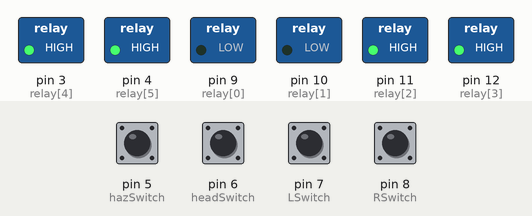
Recording of a sketch running on a simulated Arduino Uno, built with avr-gcc and run on an emulated ATmega328P. Parts: switched loads named in the sketch (green lamp = pin HIGH). Dashed ring = blinking. The test bench sets the inputs (shaded band); at power-on: pin 6 (headSwitch) HIGH, pin 5 (hazSwitch), pin 7 (LSwitch), pin 8 (RSwitch) LOW.

Above: at 1.2 s.
1.3 s: pin 7 (LSwitch) pulled HIGH for 0.15 s
At 1.7 s:
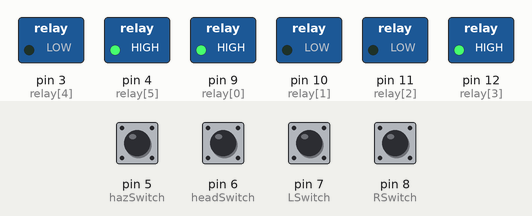
3.8 s: pin 5 (hazSwitch) pulled HIGH for 0.15 s
At 3.87 s:
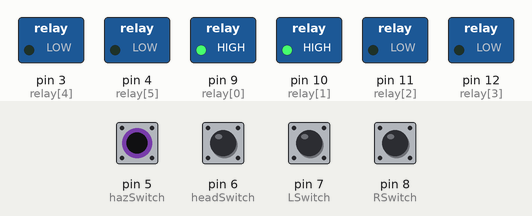
5.4 s: pin 6 (headSwitch) pulled LOW for 0.15 s
At 5.47 s:
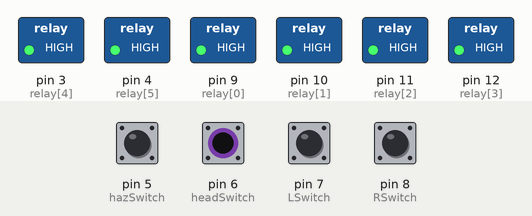
7.0 s: pin 8 (RSwitch) pulled HIGH for 0.15 s
At 7.4 s:
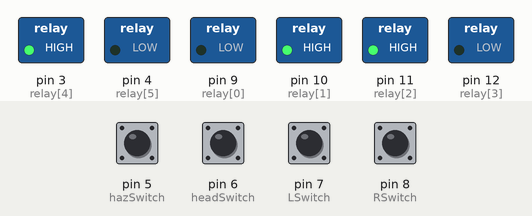
9.5 s: pin 5 (hazSwitch) pulled HIGH for 1 s
At 10.25 s:
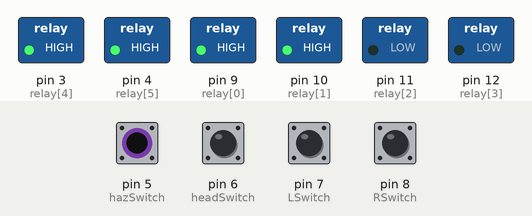
12.0 s: pin 6 (headSwitch) driven LOW and pin 7 (LSwitch) driven HIGH
At 12.9 s:
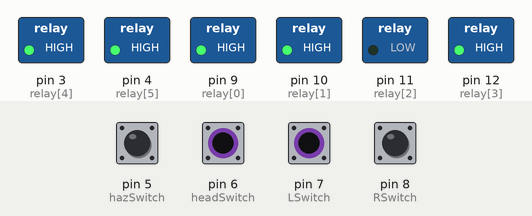
Timing chart, 0 to 16.0 s (numbered marks = the images above; inputs shaded):
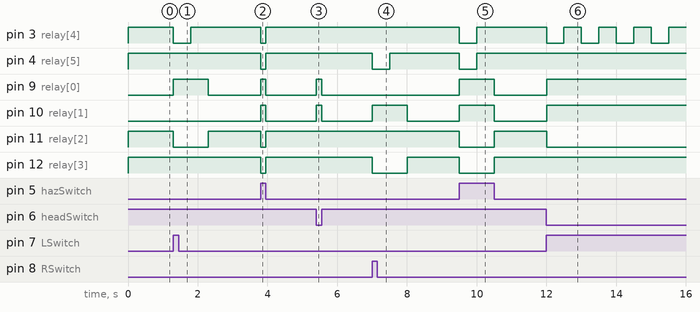

Measured:
- after the input at 1.3 s, pin 3 (relay[4]): HIGH → LOW at once, → HIGH 0.50 s later; pin 9 (relay[0]): LOW → HIGH at once, → LOW 1.0 s later; pin 11 (relay[2]): HIGH → LOW at once, → HIGH 1.0 s later
- after the input at 3.8 s, pin 3 (relay[4]), pin 4 (relay[5]), pin 11 (relay[2]), pin 12 (relay[3]): HIGH → LOW at once, → HIGH 0.15 s later; pin 9 (relay[0]), pin 10 (relay[1]): LOW → HIGH at once, → LOW 0.15 s later
- after the input at 5.4 s, pin 9 (relay[0]), pin 10 (relay[1]): LOW → HIGH at once, → LOW 0.15 s later
- after the input at 7.0 s, pin 4 (relay[5]): HIGH → LOW at once, → HIGH 0.50 s later; pin 10 (relay[1]): LOW → HIGH at once, → LOW 1.0 s later; pin 12 (relay[3]): HIGH → LOW at once, → HIGH 1.0 s later
- after the input at 9.5 s, pin 3 (relay[4]), pin 4 (relay[5]): HIGH → LOW at once, → HIGH 0.50 s later; pin 9 (relay[0]), pin 10 (relay[1]): LOW → HIGH at once, → LOW 1.0 s later; pin 11 (relay[2]), pin 12 (relay[3]): HIGH → LOW at once, → HIGH 1.0 s later
- after the input at 12.0 s, pin 3 (relay[4]): alternates HIGH for 0.50 s and LOW for 0.50 s, starting at once; pin 9 (relay[0]), pin 10 (relay[1]): LOW → HIGH at once; pin 11 (relay[2]): HIGH → LOW at once

The sketch:

Full_lights_attempt.ino
```cpp
int relay[] = {9, 10, 11, 12, 3, 4}; // 0 = Right head light, 1 = Left head light, 2 = Front left turn signal, 3 = Front right turn signal, 4 = Back left turn signal, 5 = Back right turn signal
int LSwitch = 7; // set up all the switch pins
int RSwitch = 8;
int hazSwitch = 5;
int headSwitch = 6;
void setup() {
  pinMode(LSwitch, INPUT);  // all switch pins are inputs
  pinMode(RSwitch, INPUT);
  pinMode(hazSwitch, INPUT);
  pinMode(headSwitch, INPUT);
  for(int i = 0; i <= 5; i++){  // all relay pins are outputs
    pinMode(relay[i], OUTPUT);
  }
}

void loop() {
  int first = 0;  // variable just to keep hazards cleaner
  int tick = 500; // flicker rate of turn signals and hazards
  int LState = digitalRead(LSwitch);  // read all switches everytime through
  int RState = digitalRead(RSwitch);
  int hazState = digitalRead(hazSwitch);
  int headState = digitalRead(headSwitch);
  while(hazState == HIGH){      //hazards on
    if((LState == HIGH || RState == HIGH) && first == 0){ // check if this is the first iteration of the hazards and reset lights if the turn signals were on
      digitalWrite(relay[2], HIGH);
      digitalWrite(relay[3], HIGH);
      delay(100);
      first = 1;
    }
    int startTick = millis(); // keep track of time
    int currentTick = millis();
    digitalWrite(relay[1], HIGH); //turn off any lights that may be on, turn on lights that we need on
    digitalWrite(relay[0], HIGH);
    digitalWrite(relay[2], LOW);
    digitalWrite(relay[3], LOW);
    while(hazState == HIGH && currentTick - startTick <= tick){ // turn the flickering lights on
      digitalWrite(relay[4], LOW);
      digitalWrite(relay[5], LOW);
      currentTick = millis();
      hazState = digitalRead(hazSwitch);  // check if loop needs to be broken
    }
    startTick = millis();
    while(hazState == HIGH && currentTick - startTick <= tick){ // turn the flickering lights off
      digitalWrite(relay[4], HIGH);
      digitalWrite(relay[5], HIGH);
      currentTick = millis();
      hazState = digitalRead(hazSwitch);  //check if loop needs to be broken
    }
  }
  while(RState == HIGH && hazState != HIGH && headState != HIGH){       // right turn signal
    int startTick = millis();
    int currentTick = millis();
    digitalWrite(relay[2], HIGH); //turn off any lights that may be on, turn on lights that we need on
    digitalWrite(relay[3], LOW);
    digitalWrite(relay[1], HIGH);
    digitalWrite(relay[0], HIGH);
    digitalWrite(relay[4], HIGH);
    while(RState == HIGH && hazState != HIGH && headState != HIGH && currentTick - startTick <= tick){  //turn flickering light on
      digitalWrite(relay[5], LOW);
      currentTick = millis();
      RState = digitalRead(RSwitch);  //all the checks that will break the loop
      hazState = digitalRead(hazSwitch);
      headState = digitalRead(headSwitch);
    }
    startTick = millis();
    while(RState == HIGH && hazState != HIGH && headState != HIGH && currentTick - startTick <= tick){  //turn flickering light off
      digitalWrite(relay[5], HIGH);
      currentTick = millis();
      RState = digitalRead(RSwitch);  //all the checks that will break the loop
      hazState = digitalRead(hazSwitch);
      headState = digitalRead(headSwitch);
    }
  }
  while(LState == HIGH && hazState != HIGH && headState != HIGH){     // left turn signal
    int startTick = millis();
    int currentTick = millis();
    digitalWrite(relay[2], LOW);  //turn off any lights that may be on, turn on lights that we need on
    digitalWrite(relay[3], HIGH);
    digitalWrite(relay[1], HIGH);
    digitalWrite(relay[0], HIGH);
    digitalWrite(relay[5], HIGH);
    while(LState == HIGH && hazState != HIGH && headState != HIGH && currentTick - startTick <= tick){  //turn flickering light on
      digitalWrite(relay[4], LOW);
      currentTick = millis();
      LState = digitalRead(LSwitch);  //all the checks that will break the loop
      hazState = digitalRead(hazSwitch);
      headState = digitalRead(headSwitch);
    }
    startTick = millis();
    while(LState == HIGH && hazState != HIGH && headState != HIGH && currentTick - startTick <= tick){  //turn flickering light off
      digitalWrite(relay[4], HIGH);
      currentTick = millis();
      LState = digitalRead(LSwitch);  //all the checks that will break the loop
      hazState = digitalRead(hazSwitch);
      headState = digitalRead(headSwitch);
    }
  }
  while(headState == HIGH && hazState != HIGH){           // headlights
    while(LState == HIGH && headState == HIGH && hazState != HIGH){   // headlights with a left turn signal
      digitalWrite(relay[0], HIGH); //turn off any lights that may be on, turn on lights that we need on
      digitalWrite(relay[3], HIGH);
      digitalWrite(relay[5], HIGH);
      digitalWrite(relay[1], LOW);
      digitalWrite(relay[2], LOW);
      digitalWrite(relay[4], LOW);
      delay(500);
      digitalWrite(relay[4], HIGH);
      delay(500);
      headState = digitalRead(headSwitch);  //all the checks that will break the loop
      hazState = digitalRead(hazSwitch);
      LState = digitalRead(LSwitch);
    }
    while(RState == HIGH && headState == HIGH && hazState != HIGH){   // headlights with a right turn signal
      digitalWrite(relay[1], HIGH); //turn off any lights that may be on, turn on lights that we need on
      digitalWrite(relay[2], HIGH);
      digitalWrite(relay[4], HIGH);
      digitalWrite(relay[0], LOW);
      digitalWrite(relay[3], LOW);
      digitalWrite(relay[5], LOW);
      delay(500);
      digitalWrite(relay[5], HIGH);
      delay(500);
      headState = digitalRead(headSwitch);  //all the checks that will break the loop
      hazState = digitalRead(hazSwitch);
      RState = digitalRead(RSwitch);
    }
    digitalWrite(relay[2], HIGH); //turn off any lights that may be on, turn on lights that we need on
    digitalWrite(relay[3], HIGH);
    digitalWrite(relay[1], LOW);
    digitalWrite(relay[0], LOW);
    digitalWrite(relay[4], HIGH);
    digitalWrite(relay[5], HIGH);
    headState = digitalRead(headSwitch);  //all the checks that will break the loop
    hazState = digitalRead(hazSwitch);
    LState = digitalRead(LSwitch);
    RState = digitalRead(RSwitch);
  }
  if(headState == LOW && hazState == LOW && RState == LOW && LState == LOW){  //if no switches are on, turn off all lights
    for(int i = 0; i <= 5; i++){
      digitalWrite(relay[i], HIGH);
    }
  }
}
```
